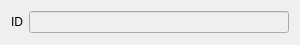
<?xml version="1.0" encoding="UTF-8"?>
<ui version="4.0">
 <class>ObjectItem</class>
 <widget class="QWidget" name="ObjectItem">
  <property name="geometry">
   <rect>
    <x>0</x>
    <y>0</y>
    <width>300</width>
    <height>45</height>
   </rect>
  </property>
  <property name="windowTitle">
   <string>Form</string>
  </property>
  <layout class="QGridLayout" name="gridLayout">
   <item row="0" column="0">
    <widget class="QLabel" name="idLabel">
     <property name="text">
      <string>ID</string>
     </property>
    </widget>
   </item>
   <item row="0" column="1">
    <widget class="QLineEdit" name="nameLineEdit">
     <property name="enabled">
      <bool>false</bool>
     </property>
    </widget>
   </item>
  </layout>
 </widget>
 <resources/>
 <connections/>
</ui>
